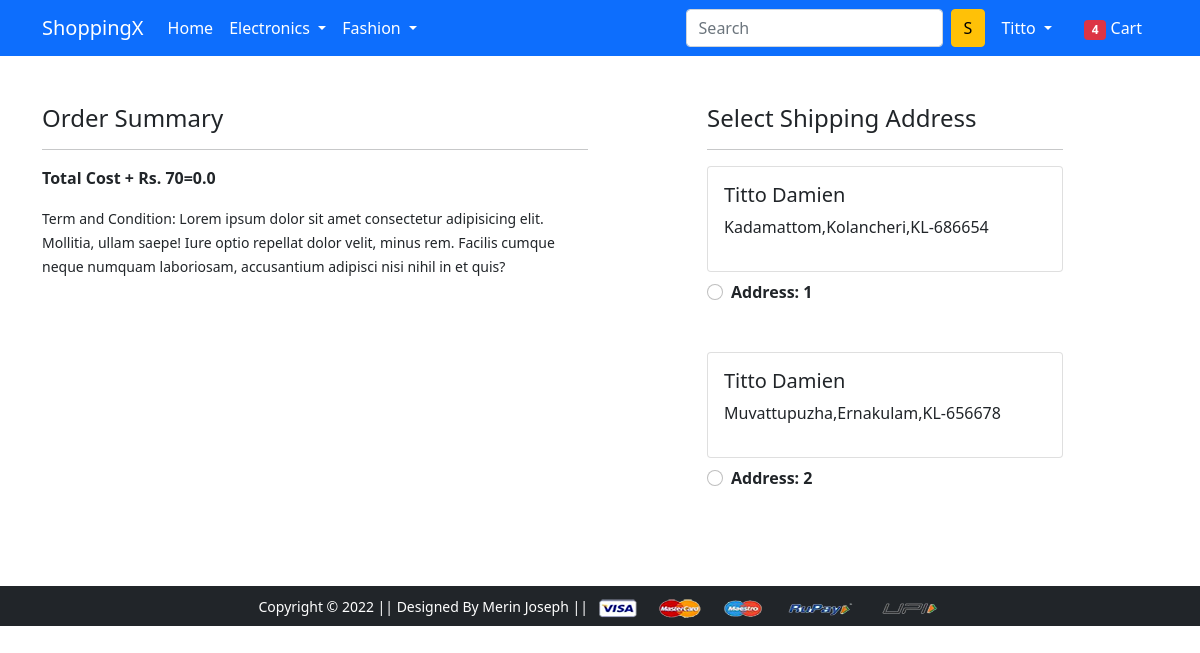
Page /checkout/ (signed in) on the committed database.
### app/models.py (models this page shows, shortened)
class Customer(models.Model):
    user = models.ForeignKey(User, on_delete=models.CASCADE)
    name = models.CharField(max_length=255)
    locality = models.CharField(max_length=255)
    city = models.CharField(max_length=255)
    zipcode = models.IntegerField(max_length=10)
    state = models.CharField(choices=STATE_CHOICES, max_length=255)

### app/views.py (the view)
# urls.py: path('checkout/', checkout, name='checkout'),
@login_required
def checkout(request):
    user=request.user
    add=Customer.objects.filter(user=user)
    cart_items=Cart.objects.filter(user=user)
    amount=0.0
    shipping_amount = 70.0
    totalamount=0.0
    cart_product = [p for p in Cart.objects.all() if p.user == request.user]
    if cart_product:
        for p in cart_product:
            tempamount = (p.quantity * p.product.discounted_price)
            amount += tempamount
        totalamount=amount+shipping_amount
    return render(request, 'app/checkout.html',{'add':add,'totalamount':totalamount,'cart_items':cart_items})

### app/templates/app/checkout.html (shortened to what this page needs)
{% extends 'app/base.html' %}
{% load static %}
{% block main-content %}
<div class="container">
 <div class="row mt-5">
  <div class="col-sm-6">
    <h4>Order Summary</h4>
    <hr>
    <p class="fw-bold">Total Cost + Rs. 70={{totalamount}}</p>
    <small>Term and Condition: Lorem ipsum dolor sit amet consectetur adipisicing elit. Mollitia, ullam saepe! Iure optio repellat dolor velit, minus rem. Facilis cumque neque numquam laboriosam, accusantium adipisci nisi nihil in et quis?</small>
  </div>
  <div class="col-sm-4 offset-sm-1">
    <h4>Select Shipping Address</h4>
    <hr>
    <form action="/paymentdone">
      {% for ad in add %}
      <div class="card">
        <div class="card-body">
        <h5>{{ad.name}}</h5>
        <p>{{ad.locality}},{{ad.city}},{{ad.state}}-{{ad.zipcode}}</p>
        </div>
      </div>
        <div class="form-check mt-2 mb-5">
          <input class="form-check-input" type="radio" value="{{ad.id}}" name="custid" id="custadd{{forloop.counter}}">
          <label class="form-check-label fw-bold" for="">
            Address: {{forloop.counter}} </label>
        </div>
      {% endfor %}
      </form>
    </div>
  </div>
</div>
{% endblock main-content %}

### app/templates/app/base.html (shortened to what this page needs)
<!doctype html>
{% load static %}
<html lang="en">
<head>
    <link href="https://cdn.jsdelivr.net/npm/bootstrap@5.0.0-beta1/dist/css/bootstrap.min.css" rel="stylesheet"
>
    <link rel="stylesheet" href="{% static 'app/css/owl.carousel.min.css' %}">
    <link rel="stylesheet" href="{% static 'app/css/all.min.css' %}">
    <link rel="stylesheet" href="{% static 'app/css/style.css' %}">
</head>
<body>
<nav class="navbar navbar-expand-lg navbar-dark bg-primary">
    <div class="container">
        <a class="navbar-brand" href="/">ShoppingX</a>
        <div class="collapse navbar-collapse" id="navbarSupportedContent">
            <ul class="navbar-nav me-auto mb-2 mb-lg-0">
                <li class="nav-item">
                    <a class="nav-link active" aria-current="page" href="/">Home</a>
                </li>
                <li class="nav-item dropdown">
                    <a class="nav-link dropdown-toggle text-white" href="#" id="electronicsDropdown" role="button"
                       data-bs-toggle="dropdown" aria-expanded="false">
                        Electronics
                    </a>
                </li>
                <li class="nav-item dropdown">
                    <a class="nav-link dropdown-toggle text-white" href="#" id="fashionDropdown" role="button"
                       data-bs-toggle="dropdown" aria-expanded="false">
                        Fashion
                    </a>
                </li>
            </ul>
            <form class="d-flex">
                <input class="form-control me-2" type="search" placeholder="Search" aria-label="Search">
                <button class="btn btn-warning" type="submit">S</button>
            </form>
            <div>
                <ul class="navbar-nav me-auto mb-2 mb-lg-0">
                    {% if request.user.is_authenticated %}
                    <li class="nav-item dropdown mx-2">
                        <a class="nav-link dropdown-toggle text-white" href="#" id="profileDropdown" role="button"
                           data-bs-toggle="dropdown" aria-expanded="false">
                            {{request.user.username|capfirst}}
                        </a>
                    </li>
                    <li class="nav-item mx-2">
                        <a href="{% url 'showcart' %}" class="nav-link text-white"><span
                                class="badge bg-danger">4</span> Cart </a>
                    </li>
                    {% endif %}
                </ul>
            </div>
        </div>
    </div>
</nav>
{% block main-content %} {% endblock main-content %}
<footer class="container-fluid bg-dark text-center p-2 mt-5">
    <small class="text-white">Copyright &copy; 2022 || Designed By Merin Joseph || </small>
    <img src="{% static 'app/images/payment.png' %}" alt="" srcset="" class="img-fluid" height="2px">
</footer>
</body>
</html>

### rows in the picture
Customer: name "Titto Damien", locality "Kadamattom", city "Kolancheri", state "KL", zipcode "686654"
Customer: name "Titto Damien", locality "Muvattupuzha", city "Ernakulam", state "KL", zipcode "656678"

### other values in the picture
{{ request.user.username|capfirst }} "Titto"
{{ totalamount }} "0.0"
